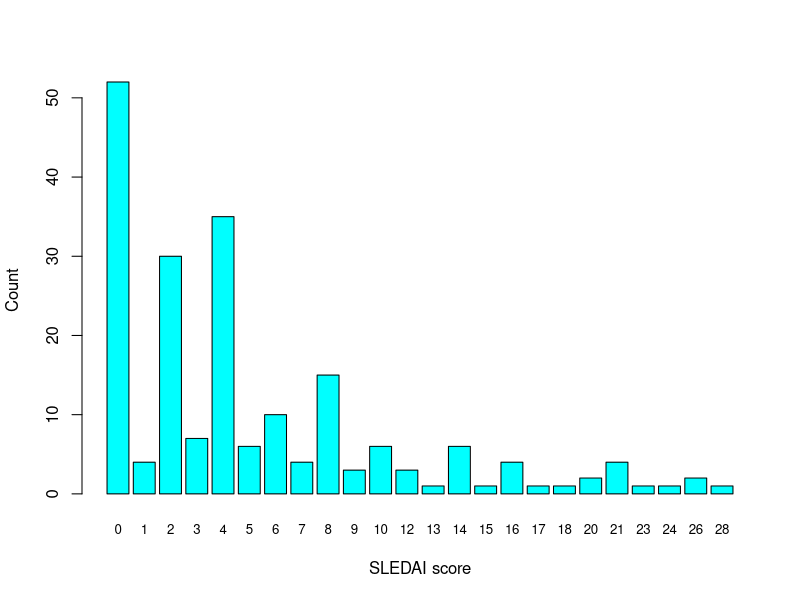
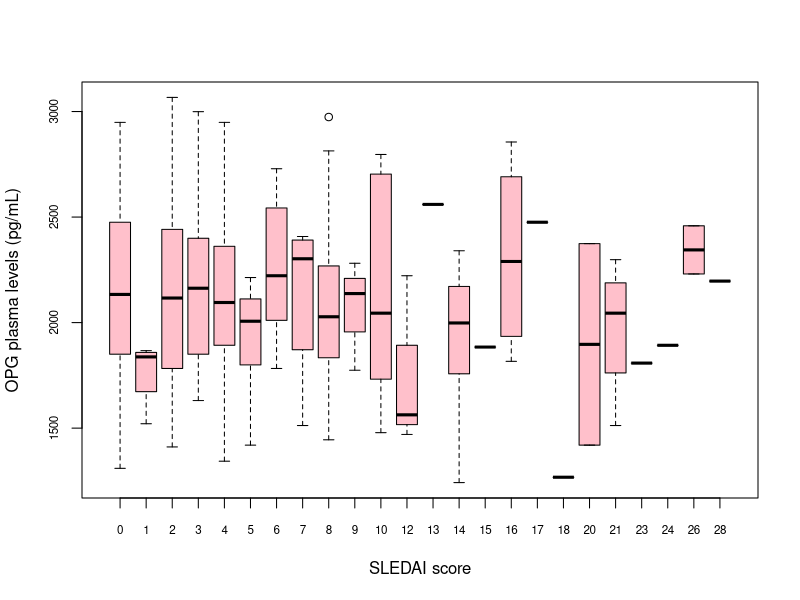
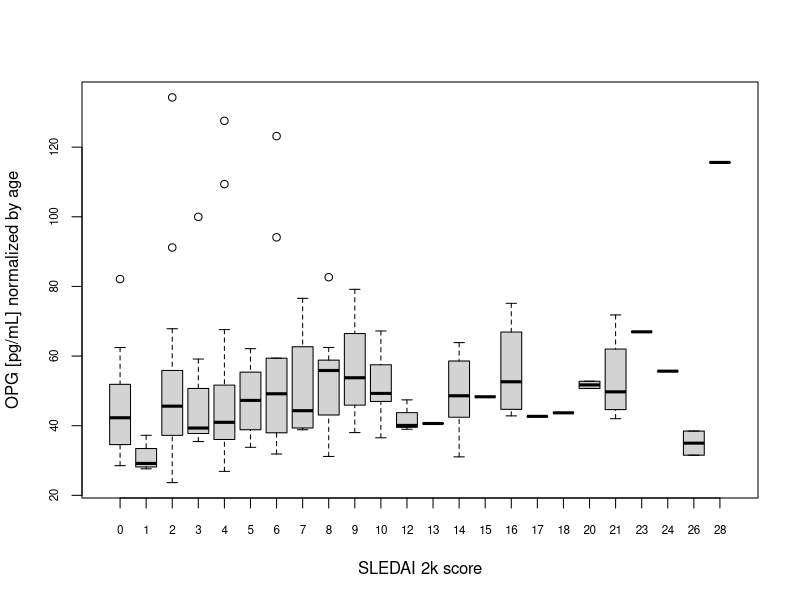
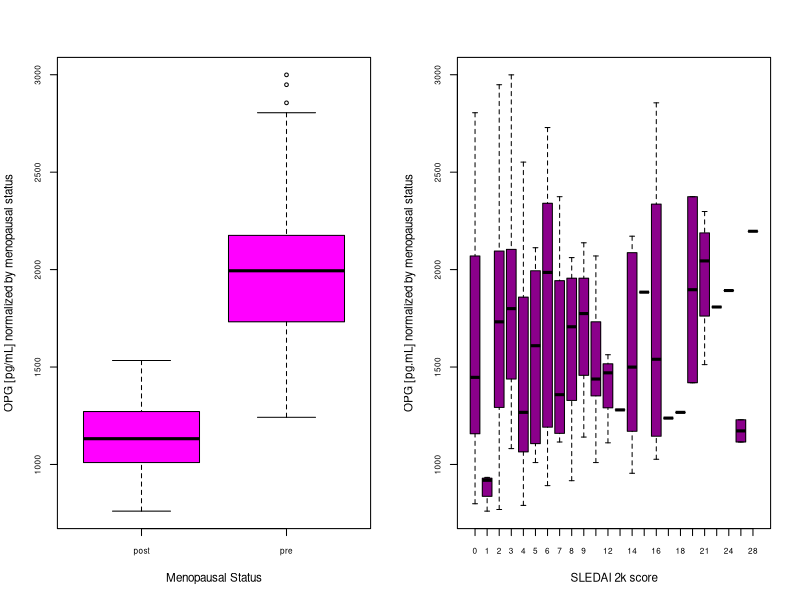
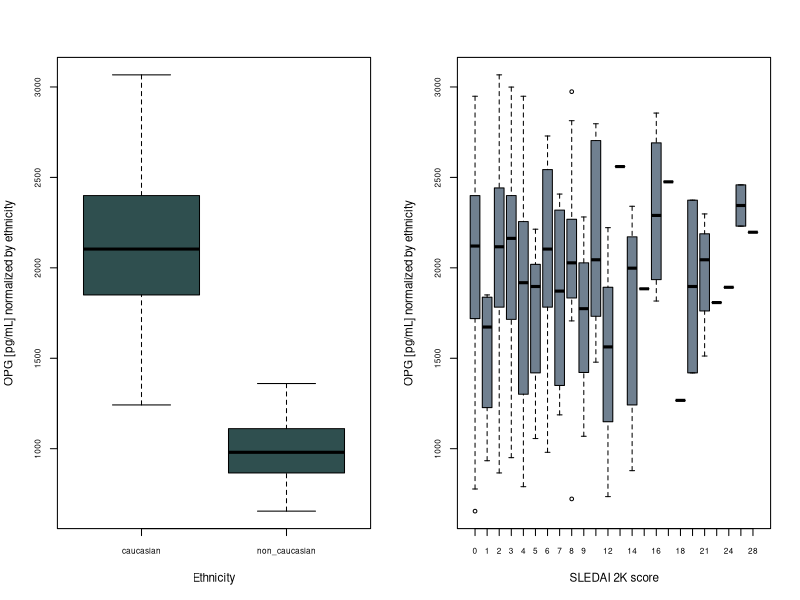
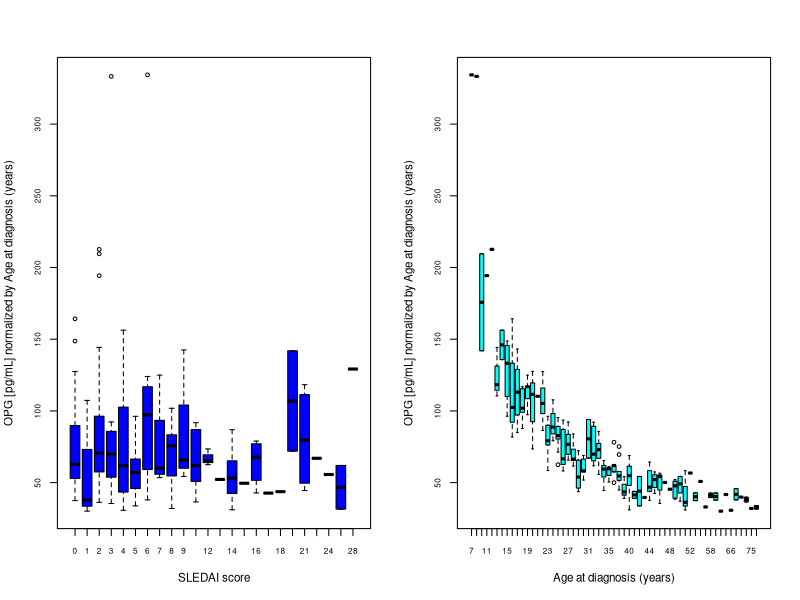
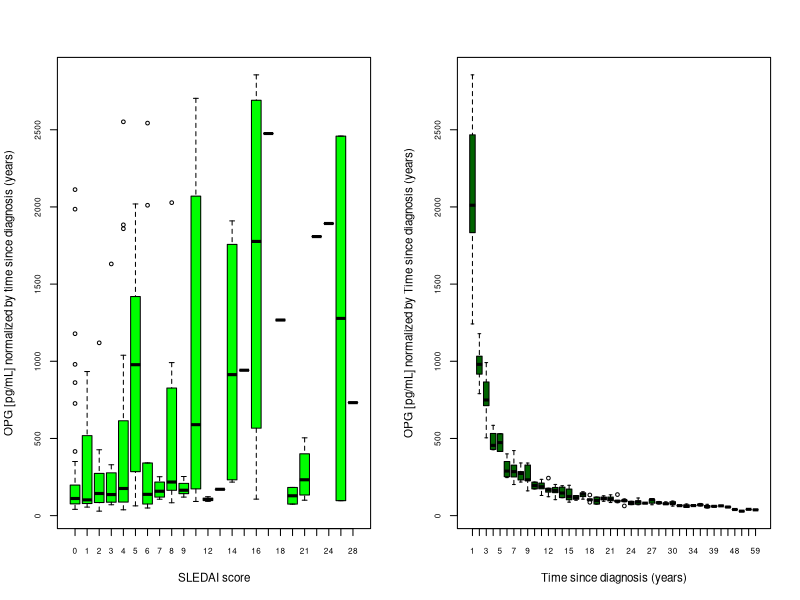
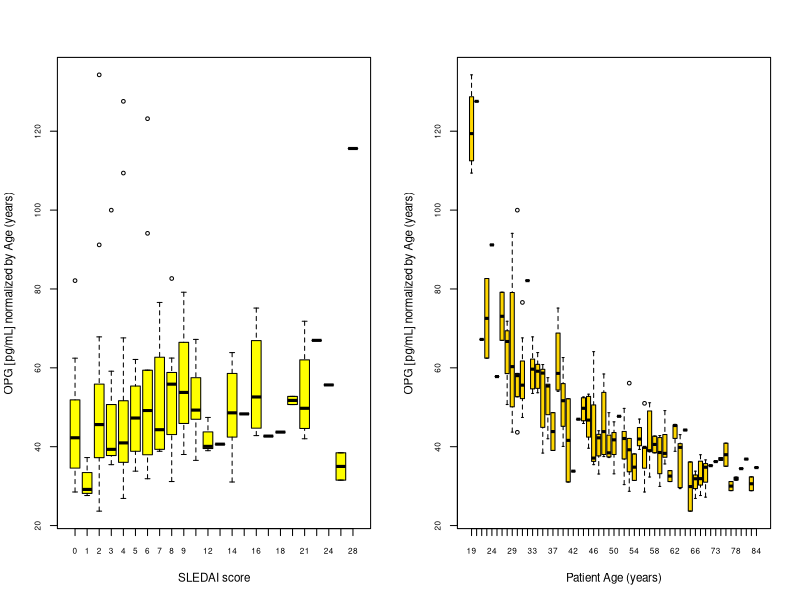

R code for these plots, in order: (Note: this script raises an error after producing the figures.)
library(readxl)
library(dplyr)
OriginalData <- read_excel("g1_s1_dataset_v251001.xlsx")
View(OriginalData)
##OriginalData <- OriginalData %>% mutate(time_since_diagnosis_years = ifelse(OriginalData$time_since_diagnosis_years == 0, NA, time_since_diagnosis_years))
OriginalData <- OriginalData %>% 
  mutate(time_since_diagnosis_years = time_since_diagnosis_years + 1)
shapiro.test(OriginalData$opg_pg_ml)
cor.test(OriginalData$sledai_score, OriginalData$opg_pg_ml, method = ("pearson"))

##do this for all variables and then combine into a list
SLEDAI_counts <- OriginalData %>% group_by(sledai_score) %>% reframe(count = n())

barplot(SLEDAI_counts$count, 
        axes = T, axisnames = T, xlab = "SLEDAI score", ylab = "Count", 
        col = "cyan", names.arg = SLEDAI_counts$sledai_score, cex.names = 0.8)
patientsSLescore <- OriginalData %>% group_by(sledai_score) %>% reframe(opg_pg_ml)
par(cex.axis = 0.7, mfrow = c(1,1))
boxplot(patientsSLescore$opg_pg_ml ~ patientsSLescore$sledai_score, 
        col = 'pink', xlab = 'SLEDAI score', ylab = "OPG plasma levels (pg/mL)")

##normalization
dummy_menopause <- data.frame(OriginalData$sub_id, OriginalData$menopausal_status)
dummy_menopause <- dummy_menopause %>% mutate(menopause_numeric = 
                                                 case_when(
                                                    OriginalData.menopausal_status == 'pre' ~ 1, 
                                                    OriginalData.menopausal_status == 'post' ~ 2))
dummy_ethnicity <- data.frame(OriginalData$sub_id, OriginalData$ethnicity)
dummy_ethnicity <- dummy_ethnicity %>% mutate(ethnicity_numeric = case_when
                                              (OriginalData.ethnicity == 'caucasian' ~ 1,
                                                 OriginalData.ethnicity == 'non_caucasian' ~ 2))

#NORMALIZATION
##By patient age
OPGbyAge <- data.frame(OriginalData$sub_id, OriginalData$sledai_score, OriginalData$opg_pg_ml, 
                       OriginalData$age_years, 
                       (OriginalData$opg_pg_ml/OriginalData$age_years))
colnames(OPGbyAge) <- c('Patient ID', 'SLEDAI 2k score', 'OPG [pg/mL]', 
                        'Age (years)', 'OPG [pg/mL] normalized by Age')
cor.test(OPGbyAge$`OPG [pg/mL] normalized by Age`, OPGbyAge$`SLEDAI 2k score`)
boxplot(OPGbyAge$`OPG [pg/mL] normalized by Age` ~ OPGbyAge$`SLEDAI 2k score`,
        xlab = 'SLEDAI 2k score', ylab = 'OPG [pg/mL] normalized by age')

##One singular data frame
Normalizedbyconfounding <- data.frame(OriginalData$sub_id, OriginalData$sledai_score, 
                                      (OriginalData$opg_pg_ml/OriginalData$age_at_diagnosis_years), 
                                      (OriginalData$opg_pg_ml/OriginalData$time_since_diagnosis_years), 
                                      (OriginalData$opg_pg_ml/OriginalData$age_years), 
                                      (OriginalData$opg_pg_ml/OriginalData$bmi_kg_m2), 
                                      (OriginalData$opg_pg_ml/OriginalData$ifn_type1_iu_ml), 
                                      (OriginalData$opg_pg_ml/dummy_ethnicity$ethnicity_numeric), 
                                      (OriginalData$opg_pg_ml/dummy_menopause$menopause_numeric))
colnames(Normalizedbyconfounding) <- c('Patient ID', 'SLEDAI 2k score', 
                                       'OPG [pg/ml] normalized by Age at diagnosis (years)',
                                       'OPG [pg/ml] normalized by Time since diagnosis (years)', 
                                       'OPG [pg/ml] normalized by Age (years)', 
                                       'OPG [pg/ml] normalized by BMI (kg/m^2)', 
                                       'OPG [pg/ml] normalized by IFN expression',
                                       'OPG [pg/ml] normalized by Ethnictiy', 
                                       'OPG [pg/ml] normalized by Menopausal Status')
par(cex.axis = 0.7, mfrow = c(1,2), cex = 0.7)
boxplot(Normalizedbyconfounding$`OPG [pg/ml] normalized by Menopausal Status`~dummy_menopause$OriginalData.menopausal_status,
        xlab = 'Menopausal Status', ylab = 'OPG [pg/mL] normalized by menopausal status', col = "magenta")
boxplot(Normalizedbyconfounding$`OPG [pg/ml] normalized by Menopausal Status`~Normalizedbyconfounding$`SLEDAI 2k score`, 
        xlab = 'SLEDAI 2k score', ylab = 'OPG [pg.mL] normalized by menopausal status', col = "darkmagenta")

par(cex.axis = 0.7, mfrow = c(1,2), cex = 0.7)
boxplot(Normalizedbyconfounding$`OPG [pg/ml] normalized by Ethnictiy`~dummy_ethnicity$OriginalData.ethnicity,
        xlab = 'Ethnicity', ylab = 'OPG [pg/mL] normalized by ethnicity', col = "darkslategrey")
boxplot(Normalizedbyconfounding$`OPG [pg/ml] normalized by Ethnictiy`~Normalizedbyconfounding$`SLEDAI 2k score`,
        xlab = 'SLEDAI 2K score', ylab = 'OPG [pg/mL] normalized by ethnicity', col = "slategrey")

par(cex.axis = 0.7, mfrow = c(1,2), cex = 0.7)
#age at diagnosis
boxplot(Normalizedbyconfounding$`OPG [pg/ml] normalized by Age at diagnosis (years)`~Normalizedbyconfounding$`SLEDAI 2k score`, 
        xlab = 'SLEDAI score', ylab = 'OPG [pg/mL] normalized by Age at diagnosis (years)', 
        col = 'blue')
boxplot(Normalizedbyconfounding$`OPG [pg/ml] normalized by Age at diagnosis (years)`~OriginalData$age_at_diagnosis_years, 
        xlab = 'Age at diagnosis (years)', ylab = 'OPG [pg/mL] normalized by Age at diagnosis (years)', 
        col = 'cyan')
#time since diagnosis
boxplot(Normalizedbyconfounding$`OPG [pg/ml] normalized by Time since diagnosis (years)`~Normalizedbyconfounding$`SLEDAI 2k score`, 
        xlab = 'SLEDAI score', ylab = 'OPG [pg/mL] normalized by time since diagnosis (years)',
        col = 'green')
boxplot(Normalizedbyconfounding$`OPG [pg/ml] normalized by Time since diagnosis (years)`~OriginalData$time_since_diagnosis_years, 
        xlab = 'Time since diagnosis (years)', ylab = 'OPG [pg/mL] normalized by Time since diagnosis (years)', 
        col = "darkgreen")
#age
boxplot(Normalizedbyconfounding$`OPG [pg/ml] normalized by Age (years)`~Normalizedbyconfounding$`SLEDAI 2k score`, 
        xlab = 'SLEDAI score', ylab = 'OPG [pg/mL] normalized by Age (years)', 
        col = "yellow")
boxplot(Normalizedbyconfounding$`OPG [pg/ml] normalized by Age (years)`~OriginalData$age_years, 
        xlab = 'Patient Age (years)', ylab = 'OPG [pg/mL] normalized by Age (years)', 
        col = "gold")
#BMI
boxplot(Normalizedbyconfounding$`OPG [pg/ml] normalized by BMI (kg/m^2)`~Normalizedbyconfounding$`SLEDAI 2k score`, 
        xlab = 'SLEDAI score', ylab = 'OPG [pg/mL] normalized by BMI (kg/m^2)', 
        col = "brown")
#plot(OriginalData$bmi_kg_m2, Normalizedbyconfounding$`OPG [pg/ml] normalized by BMI (kg/m^2)`,
        #xlab = 'Patient BMI (kg/m^2)', ylab = 'OPG [pg/mL] normalized by BMI (kg/m^2)')
plot(OriginalData$bmi_kg_m2, Normalizedbyconfounding$`OPG [pg/ml] normalized by BMI (kg/m^2)`,
     xlab = 'Patient BMI (kg/m^2)', ylab = 'OPG [pg/mL] normalized by BMI (kg/m^2)', 
     col = "darkorange")
#IFN expression
boxplot(Normalizedbyconfounding$`OPG [pg/ml] normalized by IFN expression`~Normalizedbyconfounding$`SLEDAI 2k score`, 
        xlab = 'SLEDAI score', ylab = 'OPG [pg/mL] normalized by IFN expression [IU/mL)', 
        col = "red")
plot(OriginalData$ifn_type1_iu_ml, Normalizedbyconfounding$`OPG [pg/ml] normalized by IFN expression`, 
     xlab = 'IFN [IU/mL]', ylab = 'OPG [pg/mL] normalized by IFN expression [IU/mL]', 
     col = "pink")

#CORRELATION
##1 issue: some of the times since diagnosis are '0', which means that when normalizing the value is
##infinite, how to solve? I made them NA values (NOT STR) so that the stat test would just kind of ignore them. 

cols <- c('OPG [pg/ml] normalized by Age at diagnosis (years)', 
          'OPG [pg/ml] normalized by Time since diagnosis (years)', 
          'OPG [pg/ml] normalized by Age (years)', 
          'OPG [pg/ml] normalized by BMI (kg/m^2)', 
          'OPG [pg/ml] normalized by IFN expression', 
          'OPG [pg/ml] normalized by Ethnictiy', 
          'OPG [pg/ml] normalized by Menopausal Status')
print(cols)
all(cols %in% names(Normalizedbyconfounding)) #if true, proceed; if not, some name(s) don't match)
shapiro_results <- lapply(cols, function(col) {
  data <- na.omit(Normalizedbyconfounding[[col]])
  if (length(data) >= 3) {
    shapiro.test(data)$statistic
  } else {
    NA
  }
})
names(shapiro_results) <- cols
shapiro_results <- t(as.data.frame(shapiro_results))
shapiro_results_p <- lapply(cols, function(col) {
  data <- na.omit(Normalizedbyconfounding[[col]]) 
  if (length(data) >= 3) {
    shapiro.test(data)$p
    } else {
      NA
      }
  })
names(shapiro_results_p) <- cols
shapiro_results_p <- t(as.data.frame(shapiro_results_p))
shapiro_results_confounding <- data.frame(shapiro_results, shapiro_results_p)
colnames(shapiro_results_confounding) <- c('W statistic', 'P-value')
correlations <- sapply(cols, function(col) {cor(Normalizedbyconfounding[['SLEDAI 2k score']], 
                                                Normalizedbyconfounding[[col]], use = "complete.obs")
  })
correlations <- as.data.frame(correlations)
stat_norm_conf <- data.frame(correlations$correlations, 
                             shapiro_results_confounding$`W statistic`, 
                             shapiro_results_confounding$`P-value`)
row.names(stat_norm_conf) <- cols
colnames(stat_norm_conf) <- c('Correlation Coefficient', 'Shapiro W statistic', 'Shapiro P-value')
rm(correlations, shapiro_results, shapiro_r$etsults_p)

##plots
model <- lm(opg_pg_ml ~ age_at_diagnosis_years + time_since_diagnosis_years +
              age_years + bmi_kg_m2 + ifn_type1_iu_ml + ethnicity + menopausal_status, 
            data = OriginalData)
summary(model)
plot(model)
model1 <- as.data.frame(model[["fitted.values"]])
opg_sledai <- data.frame(OriginalData$sledai_score, model$fitted.values)
opg_sledai <- data.frame(opg_sledai$OriginalData.sledai_score, opg_sledai$model.fitted.values)
colnames(opg_sledai) <- c('SLEDAI 2k score', 'Adjusted OPG [pg/mL}')
rm(opg_sleda)
ggplot(data = opg_sledai, aes(`SLEDAI 2k score`, `Adjusted OPG [pg/mL}`)) +
  + geom_point(size = 2, shape = 21) 
plot(opg_sledai$`SLEDAI 2k score`, opg_sledai$`Adjusted OPG [pg/mL}`)

library(psych)
describe(Normalizedbyconfounding)

##Moving on from the confounding, we can do a similar thing for the biomarkers
biomarkers <- data.frame(OriginalData$vwf_iu_dl, OriginalData$sdc1_ng_ml, 
                         OriginalData$tm_ng_ml, OriginalData$ox_ldl_ng_ml, 
                         OriginalData$svcam1_ng_ml, OriginalData$ldh_u_l)
names(biomarkers) <- c('von Willebrand Factor', 'soluble DC-1', 
                       'Thrombomodulin', 'oxidized LDL', 'soluble VCAM-1', 'LDH')
summary(biomarkers)
describe(biomarkers)
